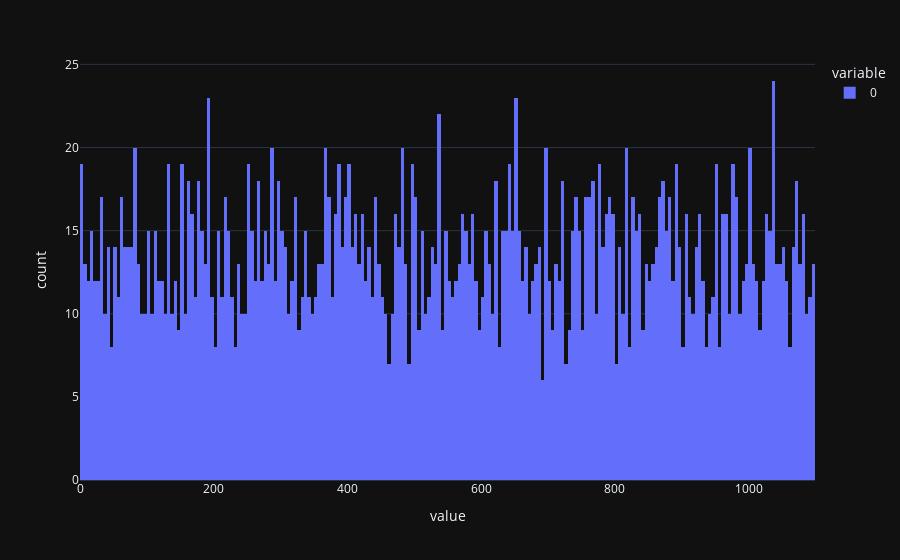

Notebook code cell kept with this figure:
### Code cell
import plotly.express as px

px.histogram(a, nbins=500)

### Figure 1 — Plotly figure (JSON) as saved in the notebook; plotly's stock layout.template omitted (floating-point values rounded to 4 significant figures; data arrays with more than 128 entries replaced by an {"elided": "..."} marker saying what was removed)
{"data": [{"alignmentgroup": "True", "bingroup": "x", "hovertemplate": "variable=0<br>value=%{x}<br>count=%{y}<extra></extra>", "legendgroup": "0", "marker": {"color": "#636efa", "pattern": {"shape": ""}}, "name": "0", "nbinsx": 500, "offsetgroup": "0", "orientation": "v", "showlegend": true, "x": {"elided": "3000 int values"}, "xaxis": "x", "yaxis": "y", "type": "histogram"}], "layout": {"xaxis": {"anchor": "y", "domain": [0.0, 1.0], "title": {"text": "value"}}, "yaxis": {"anchor": "x", "domain": [0.0, 1.0], "title": {"text": "count"}}, "legend": {"title": {"text": "variable"}, "tracegroupgap": 0}, "margin": {"t": 60}, "barmode": "relative"}}
